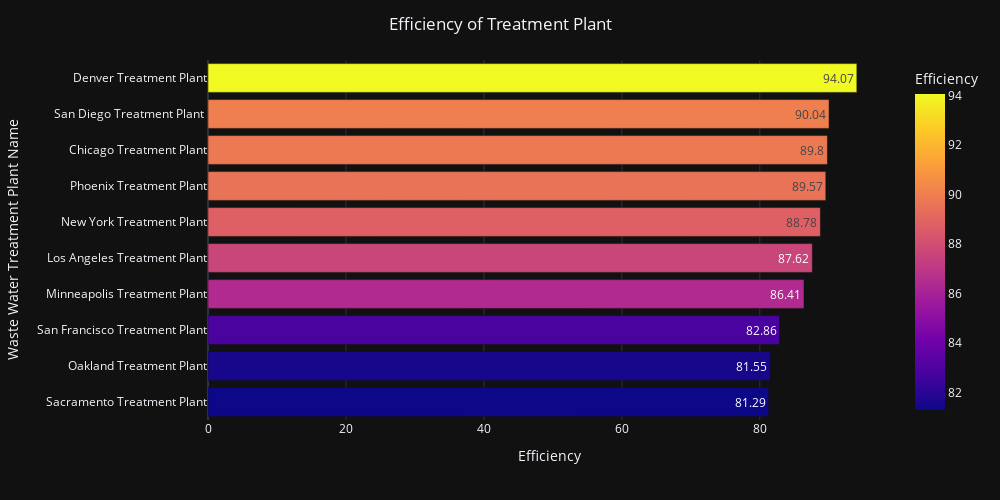

The notebook cell this image was saved under:
### Markdown cell above
Plot : Efficiency of Treatment of plant

### Code cell
fig= px.bar(Successful_Treated_df.sort_values(by='Efficiency'), x='Efficiency', y='name', template='plotly_dark', color ='Efficiency', text='Efficiency')
fig.update_layout(title=dict(text='Efficiency of Treatment Plant', x=0.5), width=1000, height=500, yaxis_title = 'Waste Water Treatment Plant Name')
fig.show()

### Figure 1 — Plotly figure (JSON) as saved in the notebook; plotly's stock layout.template omitted (floating-point values rounded to 4 significant figures)
{"data": [{"alignmentgroup": "True", "hovertemplate": "Efficiency=%{marker.color}<br>name=%{y}<extra></extra>", "legendgroup": "", "marker": {"color": [81.29, 81.55, 82.86, 86.41, 87.62, 88.78, 89.57, 89.8, 90.04, 94.07], "coloraxis": "coloraxis", "pattern": {"shape": ""}}, "name": "", "offsetgroup": "", "orientation": "h", "showlegend": false, "text": [81.29, 81.55, 82.86, 86.41, 87.62, 88.78, 89.57, 89.8, 90.04, 94.07], "textposition": "auto", "type": "bar", "x": [81.29, 81.55, 82.86, 86.41, 87.62, 88.78, 89.57, 89.8, 90.04, 94.07], "xaxis": "x", "y": ["Sacramento Treatment Plant", "Oakland Treatment Plant", "San Francisco Treatment Plant", "Minneapolis Treatment Plant", "Los Angeles Treatment Plant", "New York Treatment Plant", "Phoenix Treatment Plant", "Chicago Treatment Plant", "San Diego Treatment Plant ", "Denver Treatment Plant"], "yaxis": "y"}], "layout": {"barmode": "relative", "coloraxis": {"colorbar": {"title": {"text": "Efficiency"}}, "colorscale": [[0, "#0d0887"], [0.1111, "#46039f"], [0.2222, "#7201a8"], [0.3333, "#9c179e"], [0.4444, "#bd3786"], [0.5556, "#d8576b"], [0.6667, "#ed7953"], [0.7778, "#fb9f3a"], [0.8889, "#fdca26"], [1, "#f0f921"]]}, "height": 500, "legend": {"tracegroupgap": 0}, "margin": {"t": 60}, "title": {"text": "Efficiency of Treatment Plant", "x": 0.5}, "width": 1000, "xaxis": {"anchor": "y", "domain": [0, 1], "title": {"text": "Efficiency"}}, "yaxis": {"anchor": "x", "domain": [0, 1], "title": {"text": "Waste Water Treatment Plant Name"}}}}
